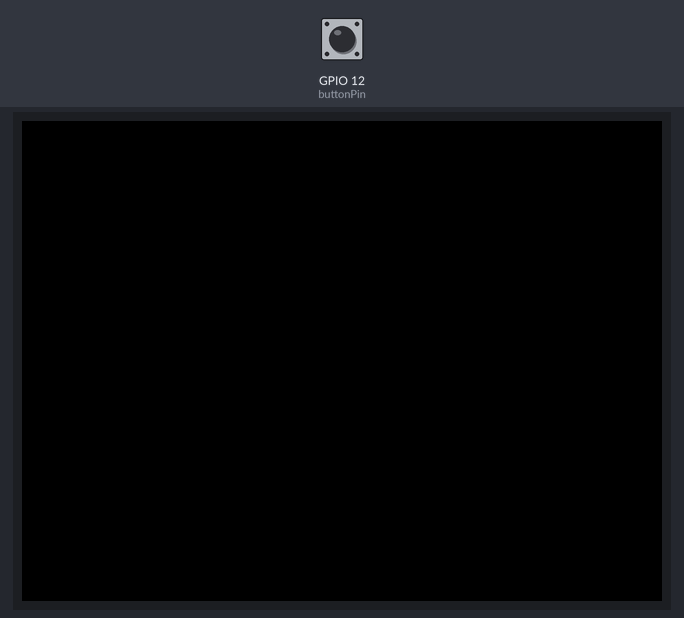
A sketch run on a simulated ESP32. On the bench: 320×240 colour display. The inputs (shaded band) are chosen by the test bench; at power-on: GPIO 12 (buttonPin) HIGH. What the sketch prints to the serial monitor is not drawn.

Above: at 1.5 s.
1.6 s: GPIO 12 (buttonPin) pulled LOW for 0.15 s
At 3.1 s:
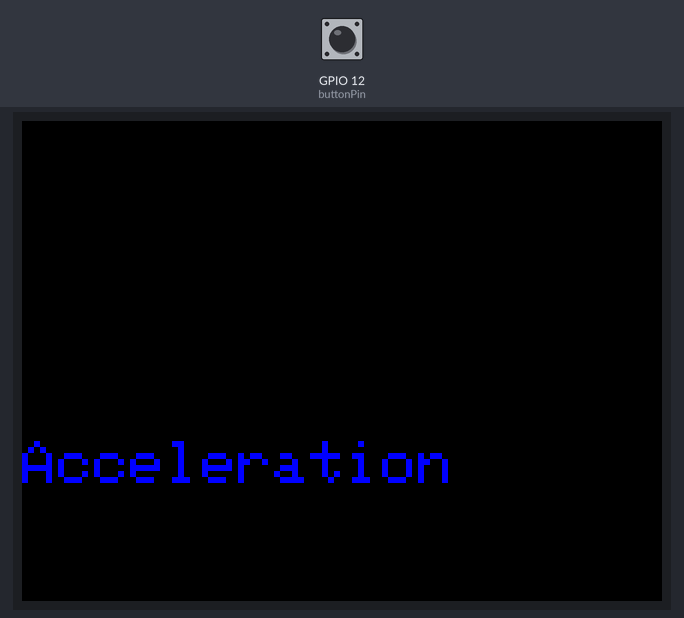
3.4 s: GPIO 12 (buttonPin) pulled LOW for 1 s
At 4.7 s:
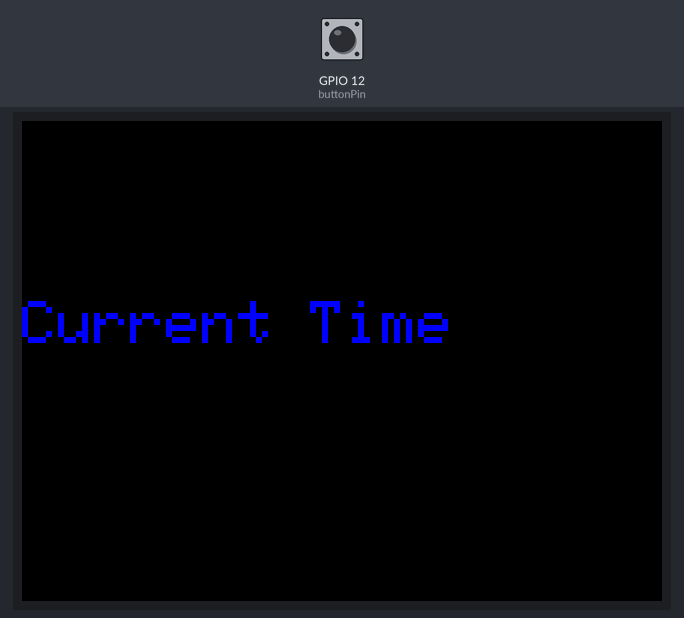
5.9 s: GPIO 12 (buttonPin) pulled LOW for 0.15 s
At 6.6 s:
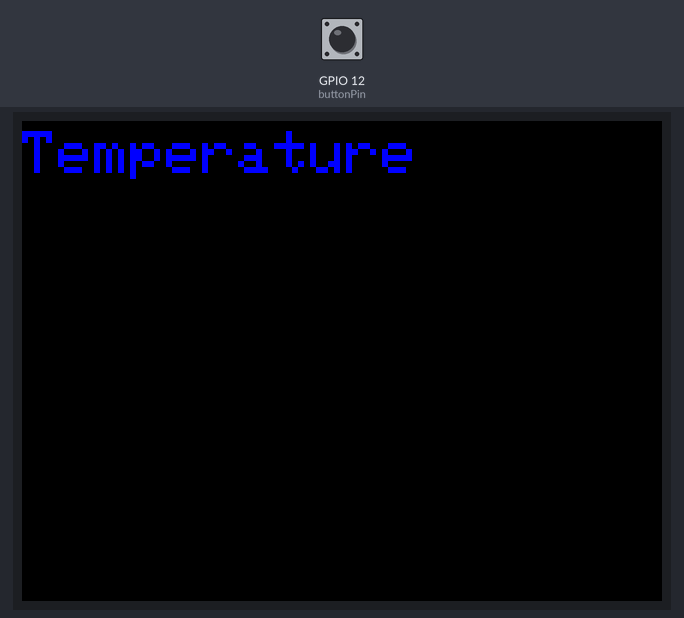
7.7 s: GPIO 12 (buttonPin) pulled LOW for 3.2 s
At 9.2 s:
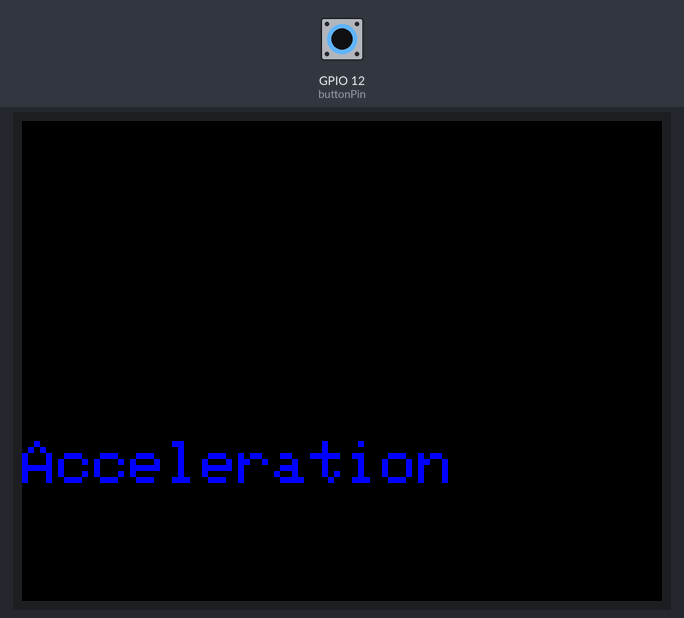
Timing chart, 0 to 10.7 s (numbered marks = the images above; inputs shaded):
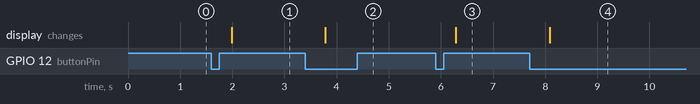

Measured:
- after the input at 1.6 s, the display: changes after 0.39 s (image 1)
- after the input at 3.4 s, the display: changes after 0.39 s (image 2)
- after the input at 5.9 s, the display: changes after 0.39 s (image 3)
- after the input at 7.7 s, the display: changes after 0.39 s (image 4)

The sketch:

TFT_Multiscreen_Code.ino
```cpp
#include <SPI.h>
#include <TFT_eSPI.h>

#define TFT_MISO 37
#define TFT_MOSI 35
#define TFT_SCLK 36
#define TFT_CS   39  // TFT chip select
#define TFT_DC   2  // TFT data/command
#define TFT_RST  4  // TFT reset (-1 if not used)

int buttonPin = 12;
int menuIndex = 0;

TFT_eSPI tft = TFT_eSPI();  // Initialize TFT

//Function Declaration
void showMenu();

void setup() {
  Serial.begin(115200);

  pinMode(buttonPin, INPUT_PULLUP);
  showMenu();

  tft.begin();
  tft.setRotation(1); // Adjust rotation (1 = landscape)
 // int downloadpercent = 50;
  tft.fillScreen(TFT_BLACK);
  tft.setTextSize(3);      // Set text size
  tft.setTextColor(TFT_BLUE,TFT_BLACK);  // White text on blue background
  //tft.setCursor(80, 70);   // Set cursor position (X=0, Y=10)
}

void loop() {
  if (digitalRead(buttonPin) == LOW) {
    delay(300);
    menuIndex = menuIndex + 1;
    if (menuIndex > 2) {
      menuIndex = 0;
    }

    showMenu();
    while (digitalRead(buttonPin) == LOW);
    delay(100);
  }
}

void showMenu() {
  if (menuIndex == 0) {
    tft.fillScreen(TFT_BLACK);
    Serial.println("Show Temperature");
    tft.setCursor(0, 5);
    tft.println("Temperature");
  }
  else if (menuIndex == 1) {
    tft.fillScreen(TFT_BLACK);
    Serial.println("Show Acceleration");
    tft.setCursor(0, 160);
    tft.println("Acceleration");
  }
  else if (menuIndex == 2) {
    tft.fillScreen(TFT_BLACK);
    Serial.println("Show Time");
    tft.setCursor(0, 90);
    tft.println("Current Time");
  }
}
```
